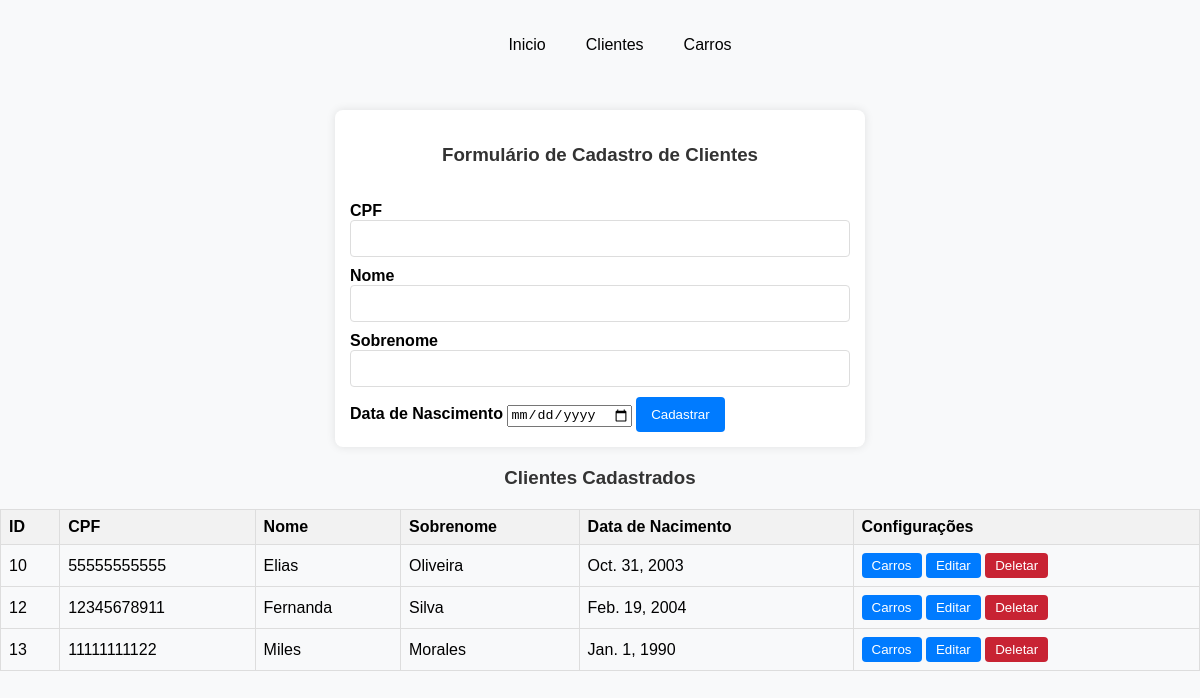
Page /core/homeClientes on the committed database.
### core/models.py (models this page shows, shortened)
class Cliente(models.Model):
    cpf = models.CharField(max_length=11, null=False, default="")
    nome = models.CharField(max_length=50, null=False, default="")
    sobrenome = models.CharField(max_length=100, null=False, default="")
    nascimento = models.DateField()

### core/views.py (the view)
# urls.py: path('homeClientes', views.homeClientes, name="homeClientes"),
def homeClientes(request):
  clientes = Cliente.objects.all()
  return render (request, "clientes.html", {'clientes': clientes})

### core/static/templates/clientes.html (shortened to what this page needs)
{% extends 'base.html' %}
{% block body %}
<div class="formulario">
  <form name="formulario-cadastro" action="{% url 'salvarCliente' %}" method="POST">
    <h3>Formulário de Cadastro de Clientes</h3>
    <br>
    <label for="nome"><strong>CPF</strong></label>
    <input type="text" name="cpf" required>
    <label for="nome"><strong>Nome</strong></label>
    <input type="text" name="nome" required>
    <label for="nome"><strong>Sobrenome</strong></label>
    <input type="text" name="sobrenome" required>
    <label for="nome"><strong>Data de Nascimento</strong></label>
    <input type="date" name="nascimento" required>
    <button type="submit">Cadastrar</button>
  </form>
</div>
<div class="Tabela">
  <h3>Clientes Cadastrados</h3>
  <table>
    <thead>
      <tr>
        <th>ID</th>
        <th>CPF</th>
        <th>Nome</th>
        <th>Sobrenome</th>
        <th>Data de Nacimento</th>
        <th>Configurações</th>
      </tr>
    </thead>
    <tbody>
      {% for cliente in clientes %}
      <tr>
        <td>{{ cliente.id }}</td>
        <td>{{ cliente.cpf }}</td>
        <td>{{ cliente.nome }}</td>
        <td>{{ cliente.sobrenome }}</td>
        <td>{{ cliente.nascimento }}</td>
        <td>
          <a href="{% url 'homeCarros' %}"><button class="botoes" id="editar">Carros</button></a>
          <a href="{% url 'editarCliente' cliente.id%}"><button class="botoes" id="editar">Editar</button></a>
          <a href="{% url 'deletarCliente' cliente.id %}"><button class="botoes" id="deletar">Deletar</button></a>
        </td>
      </tr>
      {% endfor %}
    </tbody>
  </table>
</div>
{% endblock %}

### core/static/css/base.css (style rules this page uses)
body { font-family: Arial, sans-serif; margin: 0; padding: 0; background-color: #f8f9fa; }
h1, h3 { text-align: center; color: #333; }
a { color: #007bff; text-decoration: none; }
table { border-collapse: collapse; width: 100%; text-align: left; margin: 20px 0; }
th, td { border: 1px solid #ddd; padding: 8px; }
thead tr { background-color: #f2f2f2; }
.botoes { color: #fff; border: none; padding: 5px 10px; border-radius: 4px; cursor: pointer; }
#editar { background-color: #007bff; }
#deletar { background-color: #c82333; }
form { max-width: 500px; margin: 20px auto; padding: 15px; background-color: #fff; border-radius: 8px; box-shadow: 0 0 10px rgba(0, 0, 0, 0.1); }
form input[type="text"] { width: calc(100% - 22px); padding: 10px; margin-bottom: 10px; border: 1px solid #ddd; border-radius: 4px; }
form button { padding: 10px 15px; background-color: #007bff; color: white; border: none; border-radius: 4px; cursor: pointer; }

### core/static/css/general.css (style rules this page uses)
:root { --primary-color: #007bff; --primary-hover-color: #0056b3; --secondary-color: #333; --background-color: #f8f9fa; --border-color: #ddd; --error-color: #c82333; --error-hover-color: #a40918; --link-color: #007bff; --link-hover-color: #0056b3; --font-family: Arial, sans-serif; --font-size-base: 16px; --heading-color: #333; --spacing-small: 5px; --spacing-medium: 10px; --spacing-large: 20px; --border-radius: 4px; }

### rows in the picture
Cliente: id "10", cpf "55555555555", nome "Elias", sobrenome "Oliveira", nascimento "Oct. 31, 2003"
Cliente: id "12", cpf "12345678911", nome "Fernanda", sobrenome "Silva", nascimento "Feb. 19, 2004"
Cliente: id "13", cpf "11111111122", nome "Miles", sobrenome "Morales", nascimento "Jan. 1, 1990"
